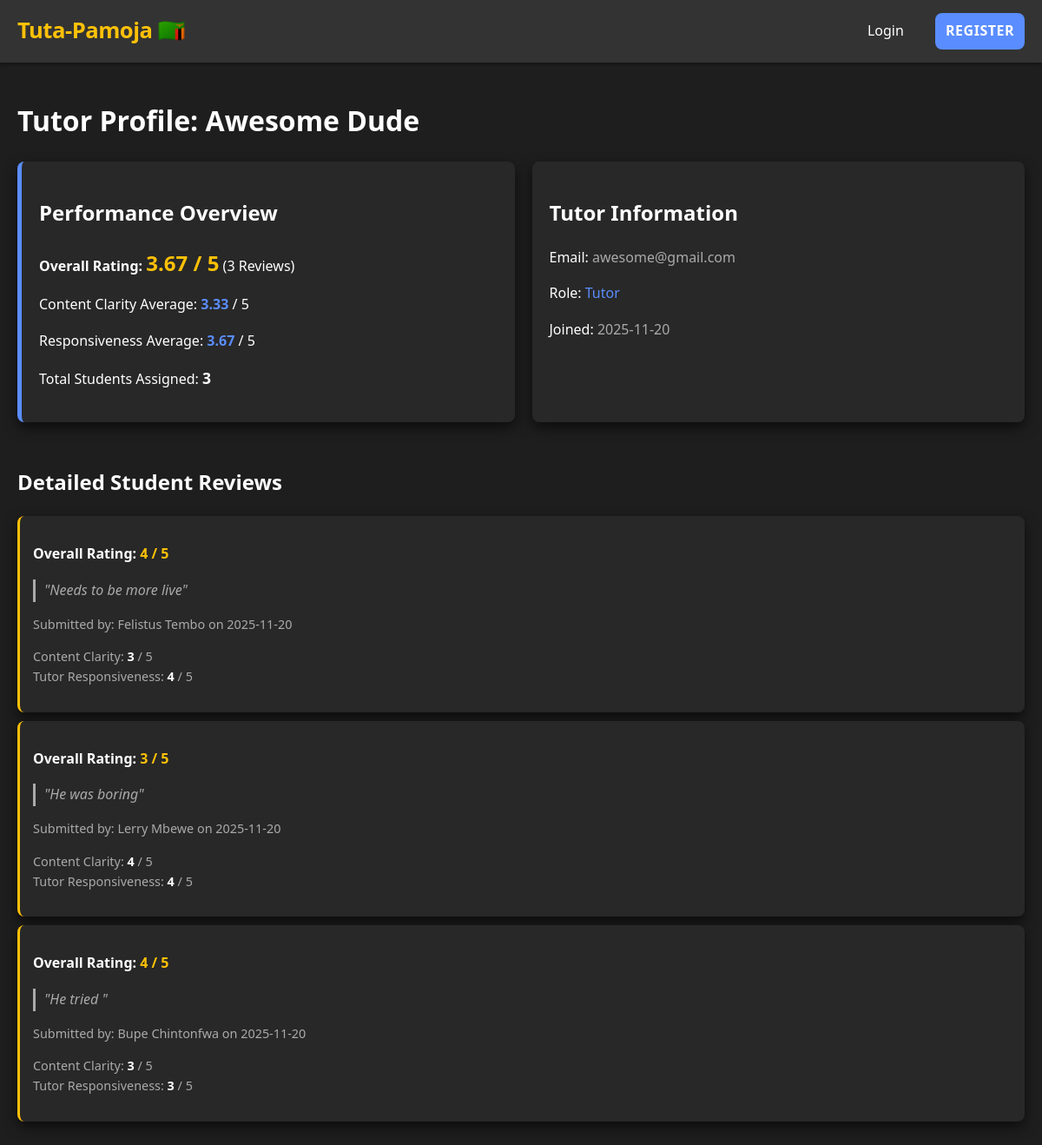
/tutor/5, run on the app's committed database.
### models.py (models this page shows, shortened)
class User(UserMixin, db.Model):
    __tablename__ = 'Users'
    id = db.Column(db.Integer, primary_key=True)
    username = db.Column(db.String(80), unique=True, nullable=False)
    password_hash = db.Column(db.String(128), nullable=False)
    email = db.Column(db.String(120), unique=True)
    full_name = db.Column(db.String(120), nullable=False)
    role = db.Column(db.String(20), nullable=False) # 'Admin', 'Tutor', or 'Student'
    tutor_id = db.Column(db.Integer, db.ForeignKey('Users.id')) # Student's assigned Tutor (Requirement 1.3.5)
    university_id = db.Column(db.Integer, db.ForeignKey('Universities.id')) # Student's university (Requirement 1.2.1)
    university = db.relationship('University', backref='students', lazy=True)
    is_approved = db.Column(db.Boolean, nullable=False, default=False)
    is_paid_current_month = db.Column(db.Boolean, nullable=False, default=False)
    created_at = db.Column(db.DateTime, default=datetime.utcnow)
    students_assigned = db.relationship('User', foreign_keys=[tutor_id], backref=db.backref('assigned_tutor', remote_side=[id]), lazy='dynamic')
    payments_made = db.relationship('Payment', foreign_keys='Payment.student_id', backref='student', lazy='dynamic')
    payments_received = db.relationship('Payment', foreign_keys='Payment.tutor_id', backref='tutor', lazy='dynamic')
    reviews_given = db.relationship('TutorReview', foreign_keys='TutorReview.student_id', backref='reviewer', lazy='dynamic')
    reviews_received = db.relationship('TutorReview', foreign_keys='TutorReview.tutor_id', backref='tutor_profile', lazy='dynamic')
    uploaded_documents = db.relationship('Document', backref='uploader_tutor', lazy='dynamic')

class TutorReview(db.Model):
    __tablename__ = 'TutorReviews'
    id = db.Column(db.Integer, primary_key=True)
    tutor_id = db.Column(db.Integer, db.ForeignKey('Users.id'), nullable=False)
    student_id = db.Column(db.Integer, db.ForeignKey('Users.id'), nullable=False)
    rating = db.Column(db.Integer, nullable=False) # 1 to 5 (Requirement 1.5.15)
    review_text = db.Column(db.Text)
    content_clear_score = db.Column(db.Integer) # Questionnaire element (Requirement 1.5.16)
    tutor_responsive_score = db.Column(db.Integer) # Questionnaire element (Requirement 1.5.16)
    review_date = db.Column(db.DateTime, default=datetime.utcnow)
    __table_args__ = (db.UniqueConstraint('tutor_id', 'student_id'),)

### main_routes.py (the view)
@main.route('/tutor/<int:tutor_id>')
def view_tutor_profile(tutor_id):
    tutor = db.session.get(User, tutor_id)
    if not tutor or tutor.role != ROLES['Tutor']:
        flash('Tutor profile not found.', 'danger')
        return redirect(url_for('main.list_tutors'))
    reviews = TutorReview.query.filter_by(
        tutor_id=tutor_id
    ).order_by(TutorReview.review_date.desc()).all()
    review_stats = db.session.query(
        func.count(TutorReview.id).label('total_reviews'),
        func.avg(TutorReview.rating).label('avg_rating'),
        func.avg(TutorReview.content_clear_score).label('avg_content_clear'),
        func.avg(TutorReview.tutor_responsive_score).label('avg_responsive')
    ).filter(TutorReview.tutor_id == tutor_id).one_or_none()
    total_students = User.query.filter_by(tutor_id=tutor_id).count()
    return render_template('tutor_profile.html',
        tutor=tutor,
        reviews=reviews,
        review_stats=review_stats,
        total_students=total_students
    )

### templates/tutor_profile.html (shortened to what this page needs)
{% extends "base.html" %}
{% block content %}
    <h1>Tutor Profile: {{ tutor.full_name }}</h1>
    <div class="flex-columns" style="margin-bottom: 30px;">
        <div class="card" style="border-left: 5px solid var(--color-primary);">
            <h2>Performance Overview</h2>
            {% if review_stats and review_stats.total_reviews > 0 %}
                <p><strong>Overall Rating:</strong>
                    <strong style="color: var(--color-accent); font-size: 1.5em;">{{ "%.2f"|format(review_stats.avg_rating) }} / 5</strong>
                    ({{ review_stats.total_reviews }} Reviews)
                </p>
                <p>Content Clarity Average: <strong style="color: var(--color-primary);">{{ "%.2f"|format(review_stats.avg_content_clear) }}</strong> / 5</p>
                <p>Responsiveness Average: <strong style="color: var(--color-primary);">{{ "%.2f"|format(review_stats.avg_responsive) }}</strong> / 5</p>
            {% else %}
                <p style="color: var(--color-text-secondary);">No reviews submitted for this tutor yet.</p>
            {% endif %}
            <p style="margin-top: 15px;">Total Students Assigned: <strong style="font-size: 1.1em;">{{ total_students }}</strong></p>
        </div>
        <div class="card">
            <h2>Tutor Information</h2>
            <p>Email: <span style="color: var(--color-text-secondary);">{{ tutor.email }}</span></p>
            <p>Role: <span style="color: var(--color-primary);">{{ tutor.role }}</span></p>
            <p>Joined: <span style="color: var(--color-text-secondary);">{{ tutor.created_at.strftime('%Y-%m-%d') }}</span></p>
        </div>
    </div>
    <h2>Detailed Student Reviews</h2>
    {% if reviews %}
        {% for review in reviews %}
            <div class="card" style="padding: 15px; margin-bottom: 10px; border-left: 3px solid var(--color-accent);">
                <p><strong>Overall Rating: <span style="color: var(--color-accent);">{{ review.rating }} / 5</span></strong></p>
                {% if review.review_text %}
                    <blockquote style="font-style: italic; border-left: 3px solid var(--color-text-secondary); padding-left: 10px; margin: 10px 0; color: var(--color-text-secondary);">"{{ review.review_text }}"</blockquote>
                {% endif %}
                <p style="font-size: 0.9em; color: var(--color-text-secondary);">
                    Submitted by: {{ review.reviewer.full_name }} on {{ review.review_date.strftime('%Y-%m-%d') }}
                </p>
                <ul style="list-style-type: none; padding: 0; font-size: 0.9em; margin-top: 10px; color: var(--color-text-secondary);">
                    <li>Content Clarity: <strong style="color: var(--color-text-main);">{{ review.content_clear_score }}</strong> / 5</li>
                    <li>Tutor Responsiveness: <strong style="color: var(--color-text-main);">{{ review.tutor_responsive_score }}</strong> / 5</li>
                </ul>
            </div>
        {% endfor %}
    {% else %}
        <p style="color: var(--color-text-secondary);">No detailed reviews available yet.</p>
    {% endif %}
{% endblock %}

### static/css/style.css (style rules this page uses)
:root { --color-primary: #5A8DFF; --color-primary-dark: #4B7AD6; --color-accent: #FFC107; --color-bg-dark: #1e1e1e; --color-surface-card: #282828; --color-surface-alt: #333333; --color-border: #444444; --color-text-main: #FFFFFF; --color-text-secondary: #AAAAAA; --color-success: #4CAF50; --color-danger: #F44336; --color-info: #00C4FF; --spacing-base: 20px; --border-radius: 8px; --box-shadow-z1: 0 2px 4px rgba(0, 0, 0, 0.4); --box-shadow-z2: 0 6px 15px rgba(0, 0, 0, 0.6); --transition-speed: 0.3s; }
* { box-sizing: border-box; }
body { font-family: 'Segoe UI', Roboto, Helvetica, Arial, sans-serif; margin: 0; padding: 0; background-color: var(--color-bg-dark); color: var(--color-text-main); line-height: 1.6; min-height: 100vh; }
h1, h2, h3, h4 { color: var(--color-text-main); font-weight: 600; }
.card { background-color: var(--color-surface-card); padding: var(--spacing-base); border-radius: var(--border-radius); box-shadow: var(--box-shadow-z2); margin-bottom: var(--spacing-base); transition: transform 0.2s ease-in-out, box-shadow 0.2s ease-in-out; }
.flex-columns { display: flex; gap: var(--spacing-base); }
.flex-columns > * { flex: 1; }

### data on the page
User: full_name "Awesome Dude", email "awesome@gmail.com", role "Tutor", created_at "2025-11-20"
TutorReview: rating "4", review_text "Needs to be more live", reviewer.full_name "Felistus Tembo", review_date "2025-11-20", content_clear_score "3", tutor_responsive_score "4"
TutorReview: rating "3", review_text "He was boring", reviewer.full_name "Lerry Mbewe", review_date "2025-11-20", content_clear_score "4", tutor_responsive_score "4"
TutorReview: rating "4", review_text "He tried", reviewer.full_name "Bupe Chintonfwa", review_date "2025-11-20", content_clear_score "3", tutor_responsive_score "3"

### other printed values
{{ "%.2f"|format(review_stats.avg_rating) }} "3.67"
{{ review_stats.total_reviews }} "3"
{{ "%.2f"|format(review_stats.avg_content_clear) }} "3.33"
{{ "%.2f"|format(review_stats.avg_responsive) }} "3.67"
{{ total_students }} "3"
